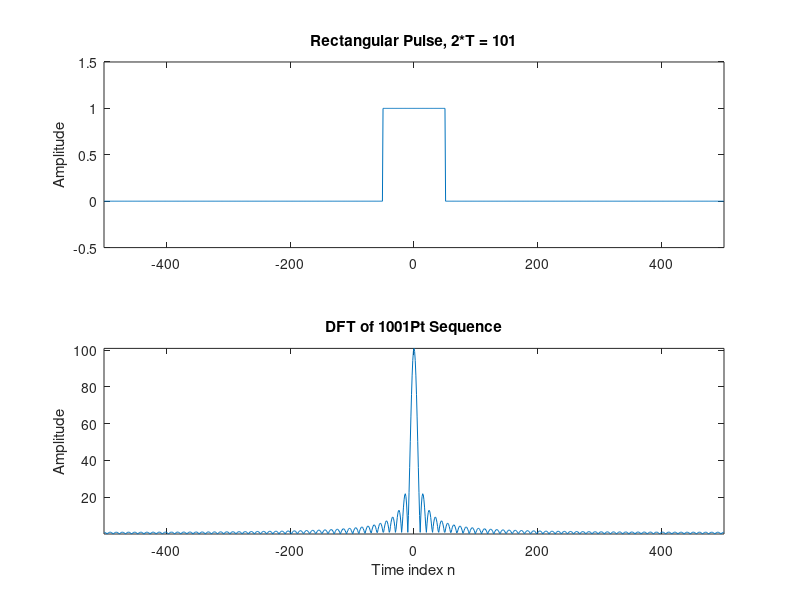

Recreate this plot in MATLAB.
% Program RECT
% Generation of a rectangular sequence
N = 1001;
n = (ceil(-N/2):floor(N/2));

width = 101;
x=[zeros(1,N/2-width/2) ones(1,width) zeros(1,N/2-width/2)];


close all;			% Clear old graph
subplot(2,1,1);
plot(n,x);		% Plot the generated sequence
axis([-N/2 N/2 -0.5 1.5]);

title(['Rectangular Pulse, 2*T = ',num2str(width)] );
%xlabel('Time index n');
ylabel('Amplitude');
axis;

subplot(2,1,2);
X = fft(x);
X = abs(X);
%X = X/length(n);
X = fftshift(X);
%Y = 10*log(X);
plot(n,real(X));		% Plot the FFT of the sequence
axis([-N/2 N/2 min(X) max(X)]);
 
title(['DFT of ',num2str(N), 'Pt Sequence']);
xlabel('Time index n');
ylabel('Amplitude');
axis;
